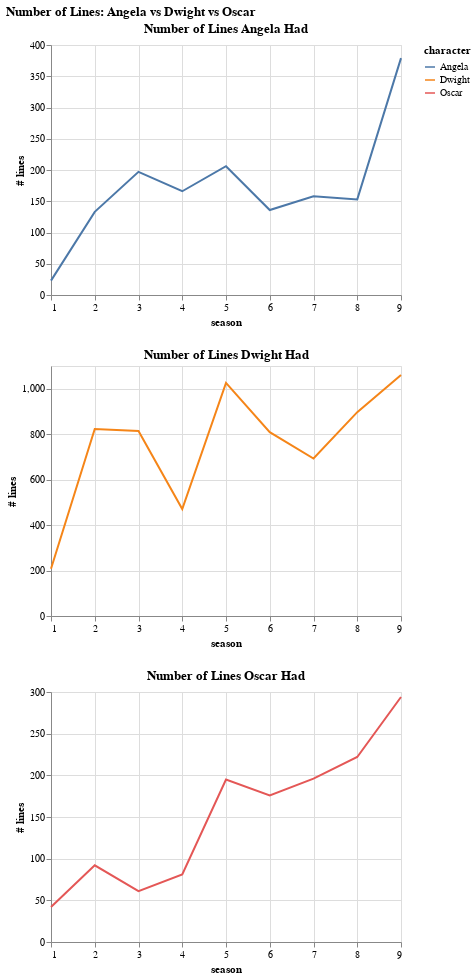

The code cell stored with this chart in its notebook:
### Code cell
# Concatenate vertically
(alt.vconcat(angela, dwight, oscar)
 # What does commenting/uncommenting the next line do?
 .properties(title="Number of Lines: Angela vs Dwight vs Oscar")
 .configure(background="white")
)

### Figure 1 — Vega-Lite specification as saved in the notebook (floating-point values rounded to 4 significant figures; data arrays with more than 128 entries replaced by an {"elided": "..."} marker saying what was removed)
{"usermeta": {"embedOptions": {"theme": "fivethirtyeight"}}, "config": {"view": {"continuousWidth": 400, "continuousHeight": 300}, "background": "white"}, "vconcat": [{"data": {"name": "data-1d6fdd97235bca4d9cd8f2bd20683251"}, "mark": "line", "encoding": {"color": {"type": "nominal", "field": "character"}, "x": {"type": "quantitative", "field": "season", "title": "season"}, "y": {"type": "quantitative", "aggregate": "sum", "field": "text", "title": "# lines"}}, "height": 250, "title": "Number of Lines Angela Had", "width": 350}, {"data": {"name": "data-2796d4449561fcadc6d578800f17e1f9"}, "mark": "line", "encoding": {"color": {"type": "nominal", "field": "character"}, "x": {"type": "quantitative", "field": "season", "title": "season"}, "y": {"type": "quantitative", "aggregate": "sum", "field": "text", "title": "# lines"}}, "height": 250, "title": "Number of Lines Dwight Had", "width": 350}, {"data": {"name": "data-eb5a1b14ea2d1cf4176089a15c23e24d"}, "mark": "line", "encoding": {"color": {"type": "nominal", "field": "character"}, "x": {"type": "quantitative", "field": "season", "title": "season"}, "y": {"type": "quantitative", "aggregate": "sum", "field": "text", "title": "# lines"}}, "height": 250, "title": "Number of Lines Oscar Had", "width": 350}], "title": "Number of Lines: Angela vs Dwight vs Oscar", "$schema": "https://vega.github.io/schema/vega-lite/v4.8.1.json", "datasets": {"data-1d6fdd97235bca4d9cd8f2bd20683251": {"elided": "170 records"}, "data-2796d4449561fcadc6d578800f17e1f9": {"elided": "186 records"}, "data-eb5a1b14ea2d1cf4176089a15c23e24d": {"elided": "164 records"}}}
